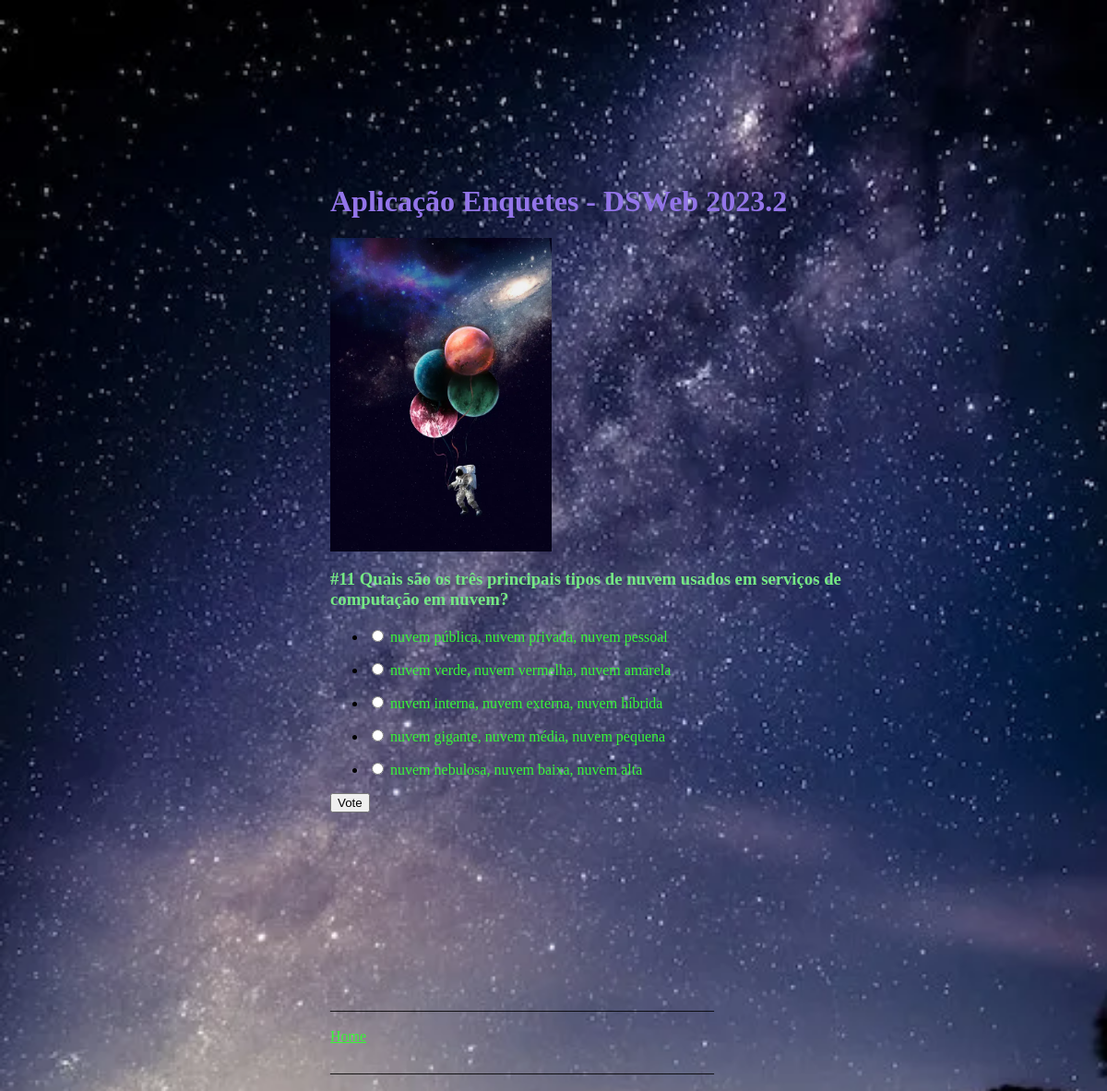
Page /myApp/perguntas/11/ on the committed database.
### myApp/models.py (models this page shows, shortened)
class Pergunta(models.Model):
    texto = models.CharField(max_length = 150)
    data_pub = models.DateTimeField('Data de publicação')
    ativo = models.BooleanField(default = True)

class Alternativa(models.Model):
    texto=models.CharField(max_length=80)
    qtd_votos=models.IntegerField(default=0)
    pergunta = models.ForeignKey(Pergunta, on_delete=models.CASCADE)
    ativo = models.BooleanField(default = True)

### myApp/views.py (the view)
# urls.py: path('perguntas/<int:pergunta_id>/', views.secundario, name='secundario'),
def secundario(request, pergunta_id):
        alt_list = get_object_or_404(Pergunta, pk = pergunta_id)
        return render(request,'myApp/Pergunta.html',{'alt_list':alt_list})

### myApp/templates/myApp/Pergunta.html (shortened to what this page needs)
{% load static %}
<html>
    <head>
        <link rel="stylesheet" type="text/css" href="{% static 'myApp/pergunta.css' %}"/>
    </head>
    <body>
       {%if alt_list %}
    <div class="principal">
       <h1>Aplicação Enquetes - DSWeb 2023.2</h1>
       <img src="{% static 'myApp/img/balloon-looking-planets-and-astronaut-wallpaper-112623_w635.png' %}" height="340px"/>
        <h3>#{{ alt_list.id}} {{ alt_list.texto }}</h3>
     <form action="{% url 'myApp:coletavoto' alt_list.id%}" method="post">
        {%for m in alt_list.alternativa_set.all%}
          <ul>
              <li>
                 <input type="radio" value="{{m.id}}" name="pergunta_id" id="m{{m.id}}"/>
                 <label for="m{{m.id}}" >{{m.texto}}</label>
              </li>
          </ul>
        {%endfor%}
        <input type="submit" value="Vote"/>
       </form>
    </div>
    <div class="rodape">
           <p>____________________________________________________</p>
           <a href="{% url 'myApp:principal'%}">Home</a>
           <p>____________________________________________________</p>
    </div>
       {%endif%}
    </body>
</html>

### static/myApp/pergunta.css (style rules this page uses)
body { width: 1000px; background-image: url('./img/foto-vertical-de-um-lindo-ceu-estrelado_181624-25916.png'); background-repeat: no-repeat; background-size: cover; }
.principal { margin-top: 20%; margin-left: 35%; align-items: center; }
.rodape { margin-top: 20%; margin-left: 35%; align-items: center; }
h1 { color:#9375e9; }
h3 { color:#75e984; }
a { color: #37f737; }
label { color: #37f737; }

### rows in the picture
Pergunta: id "11", texto "Quais são os três principais tipos de nuvem usados em serviços de computação em nuvem?"
Alternativa: texto "nuvem pública, nuvem privada, nuvem pessoal"
Alternativa: texto "nuvem verde, nuvem vermelha, nuvem amarela"
Alternativa: texto "nuvem interna, nuvem externa, nuvem híbrida"
Alternativa: texto "nuvem gigante, nuvem média, nuvem pequena"
Alternativa: texto "nuvem nebulosa, nuvem baixa, nuvem alta"
